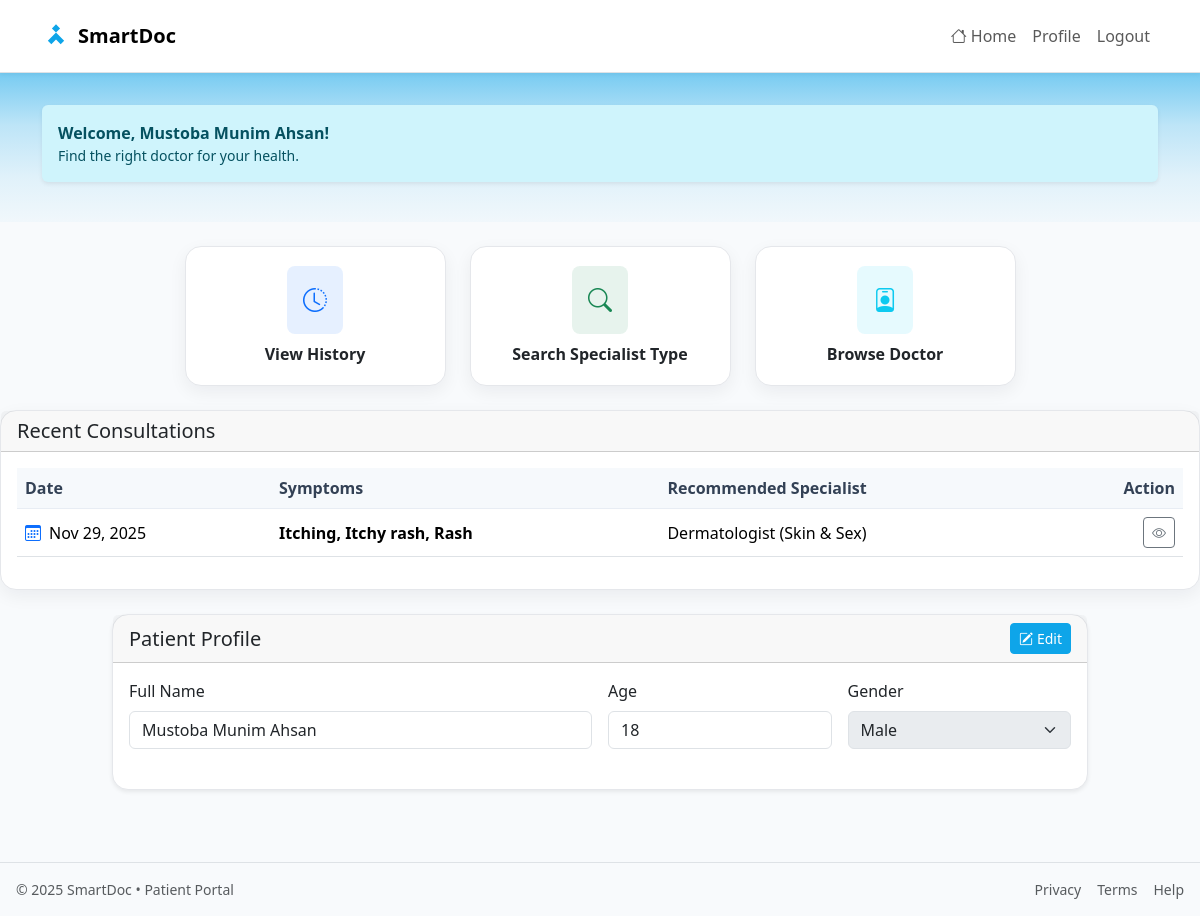
/patients/index.php (signed in), run on the app's committed database.
### tables this page shows
CREATE TABLE `symptom_check_history` (
  `check_id` int(11) NOT NULL,
  `patient_id` int(11) DEFAULT NULL,
  `symptoms` text DEFAULT NULL COMMENT 'Comma-separated symptom names',
  `affected_area` varchar(200) DEFAULT NULL,
  `intensity` varchar(50) DEFAULT NULL COMMENT 'Mild, Moderate, Severe',
  `recommended_specialist_id` int(11) DEFAULT NULL,
  `recommended_specialist_name` varchar(200) DEFAULT NULL,
  `selected_doctor_id` int(11) DEFAULT NULL,
  `selected_doctor_name` varchar(200) DEFAULT NULL,
  `selected_hospital_name` varchar(200) DEFAULT NULL,
  `doctor_id` int(11) DEFAULT NULL,
  `hospital_id` int(11) DEFAULT NULL,
  `created_at` timestamp NOT NULL DEFAULT current_timestamp()
);

CREATE TABLE `specialization` (
  `specialization_id` int(11) NOT NULL,
  `specialization_name` varchar(120) NOT NULL,
  `description` text DEFAULT NULL
);

CREATE TABLE `patient` (
  `patient_ID` int(11) NOT NULL,
  `name` varchar(100) NOT NULL,
  `email` varchar(100) NOT NULL,
  `age` int(11) DEFAULT NULL,
  `gender` varchar(20) DEFAULT NULL,
  `phone` varchar(20) DEFAULT NULL,
  `patient_location` varchar(250) DEFAULT NULL,
  `password_hash` varchar(255) DEFAULT NULL
);

### patients/includes/auth.php (called while the page is built, shortened)
<?php
function get_patient_id(){
  return (int)($_SESSION['patient_id'] ?? 0);
}
function get_patient_name(){
  return $_SESSION['patient_name'] ?? 'Patient';
}

### patients/includes/util.php (called while the page is built, shortened)
<?php
function h($s){ return htmlspecialchars((string)$s, ENT_QUOTES, 'UTF-8'); }

### patients/index.php (the view, shortened to what this page needs)
<?php
require_once __DIR__ . '/includes/header.php';
$patient_id = get_patient_id();
$patient = $con->query("SELECT name,email,age,gender,phone,patient_location FROM `patient` WHERE patient_ID=$patient_id")->fetch_assoc() ?? [];
$recent = $con->query("
  SELECT sch.*, sp.specialization_name
  FROM `symptom_check_history` sch
  LEFT JOIN `specialization` sp ON sch.recommended_specialist_id = sp.specialization_id
  WHERE sch.patient_id = $patient_id
  ORDER BY sch.created_at DESC
  LIMIT 5
");
?>
<div class="hero-gradient">
  <div class="container">
    <div class="alert alert-info alert-persistent fade show mb-4 w-100 shadow-sm border-0" role="alert">
      <div class="d-flex align-items-center">
        <div>
          <strong>Welcome, <?= h(get_patient_name()) ?>!</strong>
          <p class="mb-0 small">Find the right doctor for your health.</p>
        </div>
      </div>
    </div>
  </div>
</div>
<div class="container my-4">
  <div class="row g-4 justify-content-center">
    <div class="col-10 col-sm-6 col-md-4 col-lg-3">
      <div class="card kpi-card h-100 text-center">
        <div class="card-body">
          <a href="consultation-history.php" class="text-decoration-none text-dark">
            <div class="bg-primary bg-opacity-10 rounded-3 p-3 d-inline-flex justify-content-center mb-2">
              <i class="bi bi-clock-history text-primary fs-4"></i>
            </div>
            <div class="fw-semibold">View History</div>
          </a>
        </div>
      </div>
    </div>
    <div class="col-10 col-sm-6 col-md-4 col-lg-3">
      <div class="card kpi-card h-100 text-center">
        <div class="card-body">
          <a href="selectSpecialist.php" class="text-decoration-none text-dark">
            <div class="bg-success bg-opacity-10 rounded-3 p-3 d-inline-flex justify-content-center mb-2">
              <i class="bi bi-search text-success fs-4"></i>
            </div>
            <div class="fw-semibold">Search Specialist Type</div>
          </a>
        </div>
      </div>
    </div>
    <div class="col-10 col-sm-6 col-md-4 col-lg-3">
      <div class="card kpi-card h-100 text-center">
        <div class="card-body">
          <a href="find-doctors.php" class="text-decoration-none text-dark">
            <div class="bg-info bg-opacity-10 rounded-3 p-3 d-inline-flex justify-content-center mb-2">
              <i class="bi bi-person-badge text-info fs-4"></i>
            </div>
            <div class="fw-semibold">Browse Doctor</div>
          </a>
        </div>
      </div>
    </div>
  </div>
</div>
<div class="row">
  <div class="col-12">
    <div class="card">
      <div class="card-header d-flex flex-wrap gap-2 justify-content-between align-items-center">
        <h5 class="mb-0">Recent Consultations</h5>
      </div>
      <div class="card-body">
        <?php if($recent && $recent->num_rows > 0): ?>
          <div class="table-responsive">
            <table class="table align-middle">
              <thead>
                <tr>
                  <th>Date</th>
                  <th>Symptoms</th>
                  <th>Recommended Specialist</th>
                  <th class="text-end">Action</th>
                </tr>
              </thead>
              <tbody>
                <?php while($row = $recent->fetch_assoc()): ?>
                  <tr>
                    <td>
                      <div class="d-flex align-items-center gap-2">
                        <i class="bi bi-calendar3 text-primary"></i>
                        <span><?= $row['created_at'] ? date('M d, Y', strtotime($row['created_at'])) : '—' ?></span>
                      </div>
                    </td>
                    <td>
                      <div class="fw-semibold text-truncate" style="max-width: 260px;">
                        <?= h($row['symptoms'] ?? '') ?>
                      </div>
                    </td>
                    <td><?= h($row['specialization_name'] ?? $row['recommended_specialist_name'] ?? '—') ?></td>
                    <td class="text-end">
                      <a href="consultation-history.php" class="btn btn-sm btn-outline-secondary">
                        <i class="bi bi-eye"></i>
                      </a>
                    </td>
                  </tr>
                <?php endwhile; ?>
              </tbody>
            </table>
          </div>
        <?php endif; ?>
      </div>
    </div>
  </div>
</div>
<div class="container-fluid">
  <div class="row justify-content-center">
    <div class="col-12 col-lg-10">
      <div class="card shadow-sm mt-4">
        <div class="card-header d-flex justify-content-between align-items-center">
          <h5 class="mb-0">Patient Profile</h5>
          <button class="btn btn-sm btn-primary" id="editProfileBtn">
            <i class="bi bi-pencil-square me-1"></i>Edit
          </button>
        </div>
        <div class="card-body">
          <form id="patientProfileForm" method="post" action="profile_update.php">
            <div class="row g-3">
              <div class="col-md-6">
                <label class="form-label">Full Name</label>
                <input type="text" class="form-control" name="name" value="<?= h($patient['name'] ?? get_patient_name()) ?>" required readonly>
              </div>
              <div class="col-md-3">
                <label class="form-label">Age</label>
                <input type="number" class="form-control" name="age" value="<?= h((string)($patient['age'] ?? '')) ?>" readonly>
              </div>
              <div class="col-md-3">
                <label class="form-label">Gender</label>
                <?php $g = $patient['gender'] ?? ''; ?>
                <select class="form-select" name="gender" disabled>
                  <option value="Male" <?= ($g==='Male'?'selected':'') ?>>Male</option>
                </select>
              </div>
            </div>
          </form>
        </div>
      </div>
    </div>
  </div>
</div>
<?php require_once __DIR__ . '/includes/footer.php'; ob_end_flush(); ?>

### patients/includes/header.php (style rules this page uses)
:root { --sd-primary:#0ea5e9;--sd-dark:#0b2239;--sd-accent:#10b981;--sd-bg:#f8fafc; }
html,body { color:var(--sd-dark); }
body { background:var(--sd-bg); }
.card { border:1px solid #e5e7eb;border-radius:16px;box-shadow:0 6px 18px rgba(16,24,40,.06);transition:transform .18s ease, box-shadow .18s ease; }
.table thead th { background:#f6f9fc;color:#334155;font-weight:700;border-bottom:1px solid #e8edf4; }
.btn-primary { --bs-btn-bg:var(--sd-primary);--bs-btn-border-color:var(--sd-primary);--bs-btn-hover-bg:#0284c7;--bs-btn-hover-border-color:#0284c7; }

### patients/index.php (style rules this page uses)
.hero-gradient { background: linear-gradient(180deg, rgba(14,165,233,0.55) 0%, rgba(14,165,233,0.25) 35%, rgba(14,165,233,0.10) 70%, rgba(14,165,233,0.03) 100%); padding-top:2rem; padding-bottom:1rem; }
.kpi-card { transition:transform .25s ease, box-shadow .25s ease; border-radius:16px; }
.kpi-card .card-body { padding:1.2rem 1rem; }

### data on the page
symptom_check_history: created_at "Nov 29, 2025", symptoms "Itching, Itchy rash, Rash", recommended_specialist.specialization_name "Dermatologist (Skin & Sex)"
patient: name "Mustoba Munim Ahsan", age "18", gender "Male"

### other printed values
get_patient_name() "Mustoba Munim Ahsan"
